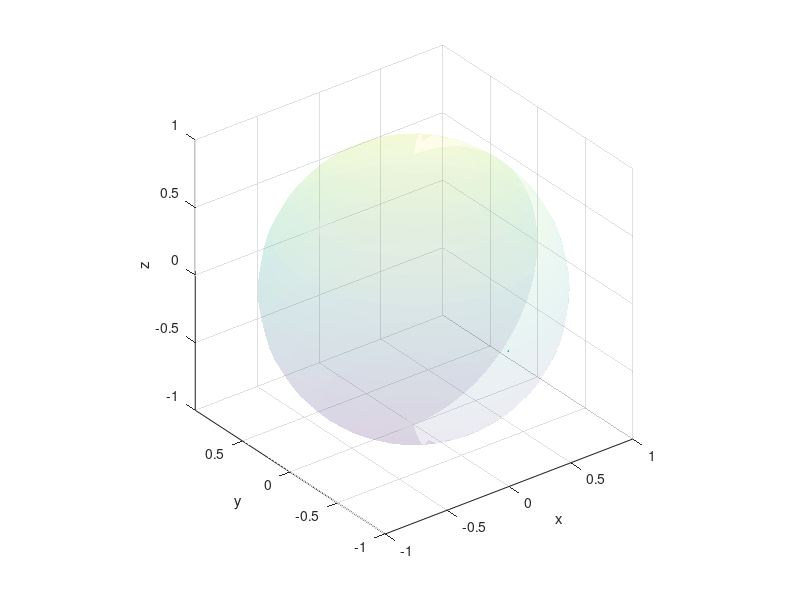

This figure's MATLAB source: (Note: this script raises an error after producing the figure.)
clear;
clear clc;
close all;

dT = 1;

p=deg2rad(10);
q=deg2rad(0);
r=deg2rad(0);
gyroInput=[p;q;r];

nvector=[1;0;0];
evector=[0;-1;0];
dvector=[0;0;-1];

Ro=eye(3);

R=Ro;



[sX,sY,sZ]=sphere(30);
surf(sX,sY,sZ,'FaceAlpha',.1,'EdgeColor','none');
axis equal;
xlabel('x')
ylabel('y')
zlabel('z')
hold on

quiver3([0,0,0],[0,0,0],[0,0,0],[nvector(1),evector(1),dvector(1)],[nvector(2),evector(2),dvector(2)],[nvector(3),evector(3),dvector(3)],0);
pause

for i=0:40,
    i
    R = Rexp(gyroInput, dT) * R
    newNVector=R'*nvector;
    newEVector=R'*evector;
    newDVector=R'*dvector;
    quiver3([0,0,0],[0,0,0],[0,0,0],[newNVector(1),newEVector(1),newDVector(1)],[newNVector(2),newEVector(2),newDVector(2)],[newNVector(3),newEVector(3),newDVector(3)],0);
    pause;
end

hold off
 